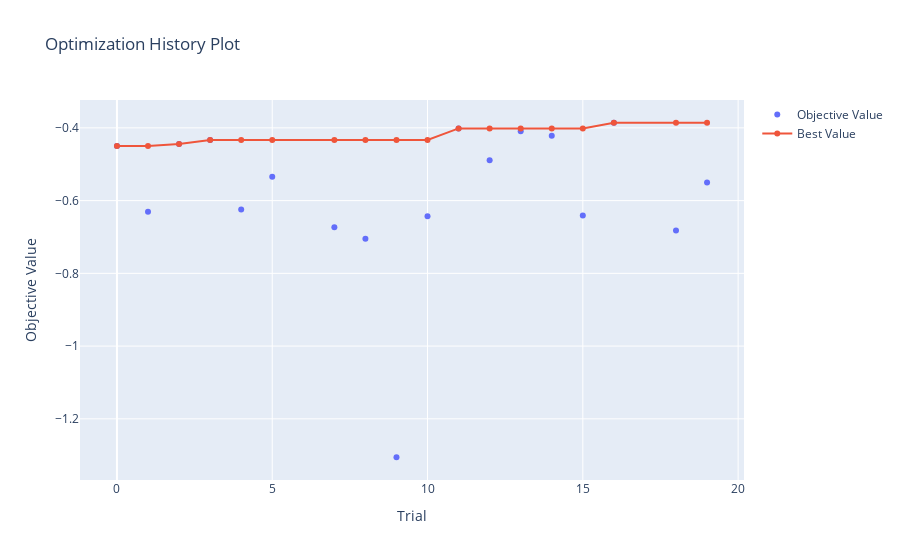

Source (notebook cell):
### Code cell
optuna.visualization.plot_optimization_history(study)

### Figure 1 — Plotly figure (JSON) as saved in the notebook; plotly's stock layout.template omitted (floating-point values rounded to 4 significant figures)
{"data": [{"mode": "markers", "name": "Objective Value", "type": "scatter", "x": [0, 1, 2, 3, 4, 5, 7, 8, 9, 10, 11, 12, 13, 14, 15, 16, 18, 19], "y": [-0.45, -0.6307, -0.4443, -0.4333, -0.6242, -0.5341, -0.6733, -0.7051, -1.306, -0.6428, -0.4016, -0.489, -0.4095, -0.4219, -0.641, -0.386, -0.6823, -0.5503]}, {"name": "Best Value", "type": "scatter", "x": [0, 1, 2, 3, 4, 5, 7, 8, 9, 10, 11, 12, 13, 14, 15, 16, 18, 19], "y": [-0.45, -0.45, -0.4443, -0.4333, -0.4333, -0.4333, -0.4333, -0.4333, -0.4333, -0.4333, -0.4016, -0.4016, -0.4016, -0.4016, -0.4016, -0.386, -0.386, -0.386]}], "layout": {"title": {"text": "Optimization History Plot"}, "xaxis": {"title": {"text": "Trial"}}, "yaxis": {"title": {"text": "Objective Value"}}}}
